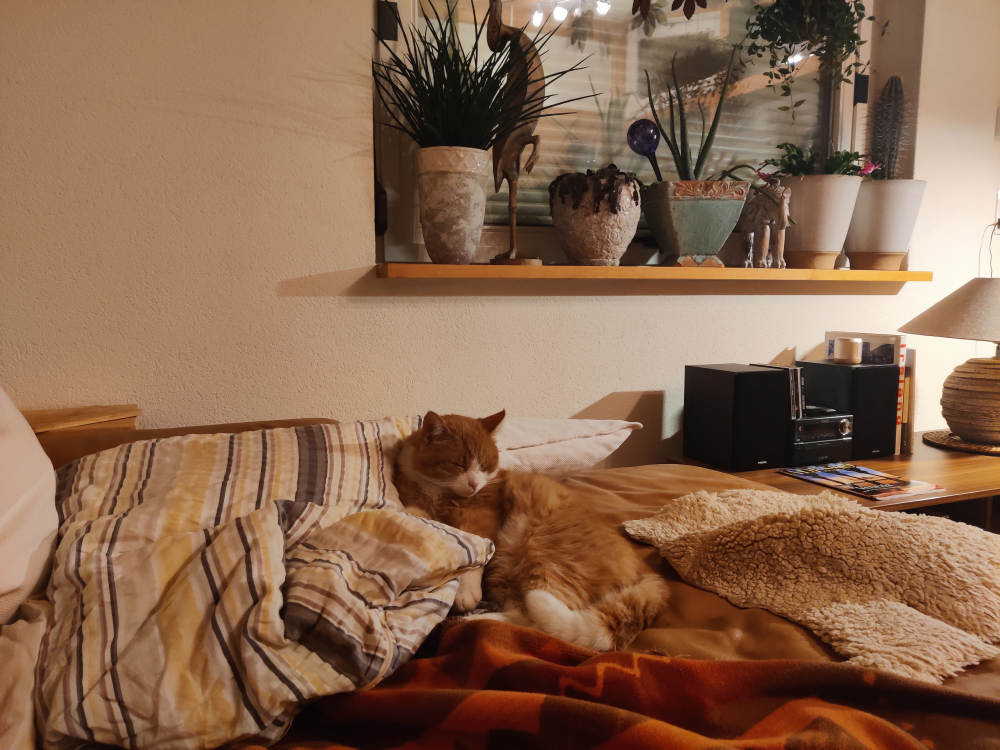
#> input picture computer_vision/Assignment/test_img.png, 4000 x 3000 px (shown at 1/4 size)
$ jupyter execute 'Assignment 2  Canny Edge detector.ipynb'
#> lines starting #> are read from the running program, lines starting #| are printed output that depends on the picture
[cell 1]
import cv2 as cv
import numpy as np
import matplotlib.pyplot as plt

[cell 2]
img = cv.imread("test_img.png")
#> img is the input picture: shape (3000, 4000, 3); mean B, G, R 79.1, 103.1, 137
dim = (448,336)
img = cv.resize(img, dim)
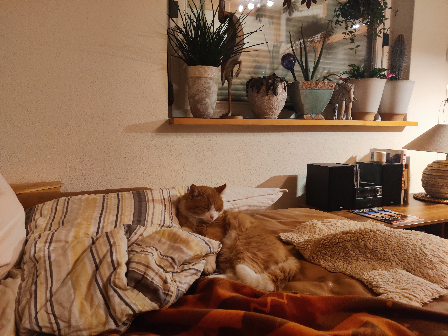
#> img: shape (336, 448, 3); mean B, G, R 79, 103, 136.9

[cell 3]
edges = cv.hconcat([cv.Canny(img,100,i) for i in [200,300,400,500]])
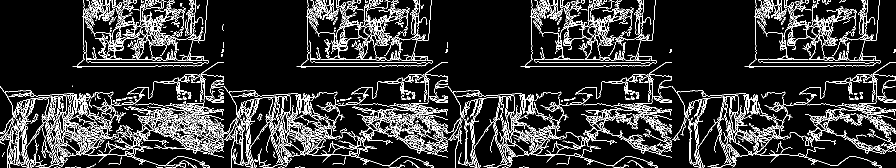
#> edges: shape (336, 1792) (shown at 1/2 size); 12% white in thin lines or dots
cv.imshow('filters', edges)

cv.waitKey(0)
plt.show()

[cell 4]
cv.imwrite("edge_detection1.png", cv.Canny(img,100,200))
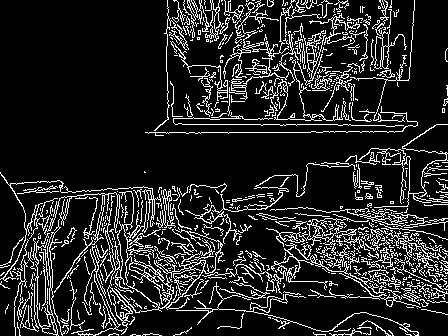
#> saved as edge_detection1.png: shape (336, 448); 14.3% white in thin lines or dots
cv.imwrite("edge_detection2.png", cv.Canny(img,100,300))
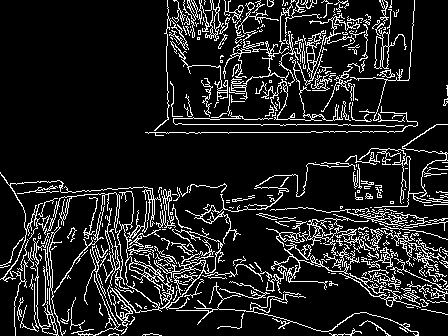
#> saved as edge_detection2.png: shape (336, 448); 12.6% white in thin lines or dots
cv.imwrite("edge_detection3.png", cv.Canny(img,100,400))
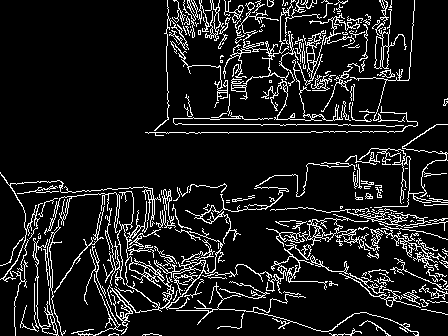
#> saved as edge_detection3.png: shape (336, 448); 11.1% white in thin lines or dots
cv.imwrite("edge_detection4.png", cv.Canny(img,100,500))
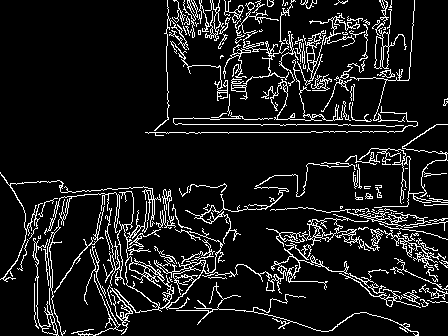
#> saved as edge_detection4.png: shape (336, 448); 10.1% white in thin lines or dots
#> Out = True
